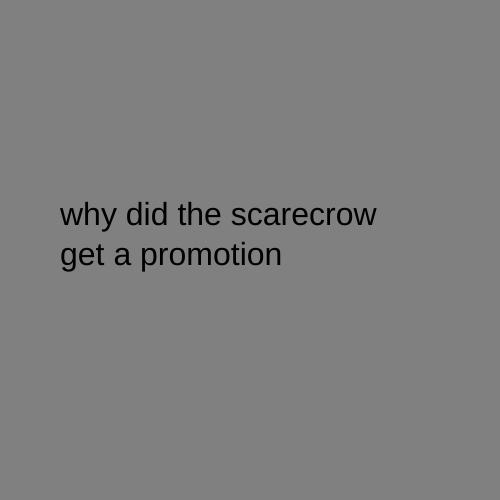
Frame 1 (no input)
Frame 60 (no input): identical to frame 1, image omitted
Frame 120 (the mouse pressed at the canvas centre since frame 60): identical to frame 1, image omitted

The p5.js sketch that drew this single still picture (run headless with seeded random() and noise() and a simulated clock; from frame 60 on, the mouse is pressed at the canvas centre):

// p5.js sketch
// ── sketch.js
let state = 0;

function setup() {
  createCanvas(500, 500);
}

function draw() {

textSize(32);

  switch (state) {

    case 0:
      background("grey");
      text("  why did the scarecrow \nget a promotion", 60, 200,400,400);
      break;

    case 1:
      background("#90ee90");
      text("he was \n outstanding in his field", 60, 200,400,400);
      break;
  }
}

function mouseReleased() {
  state++;
  if (state > 1) state = 0;

}
